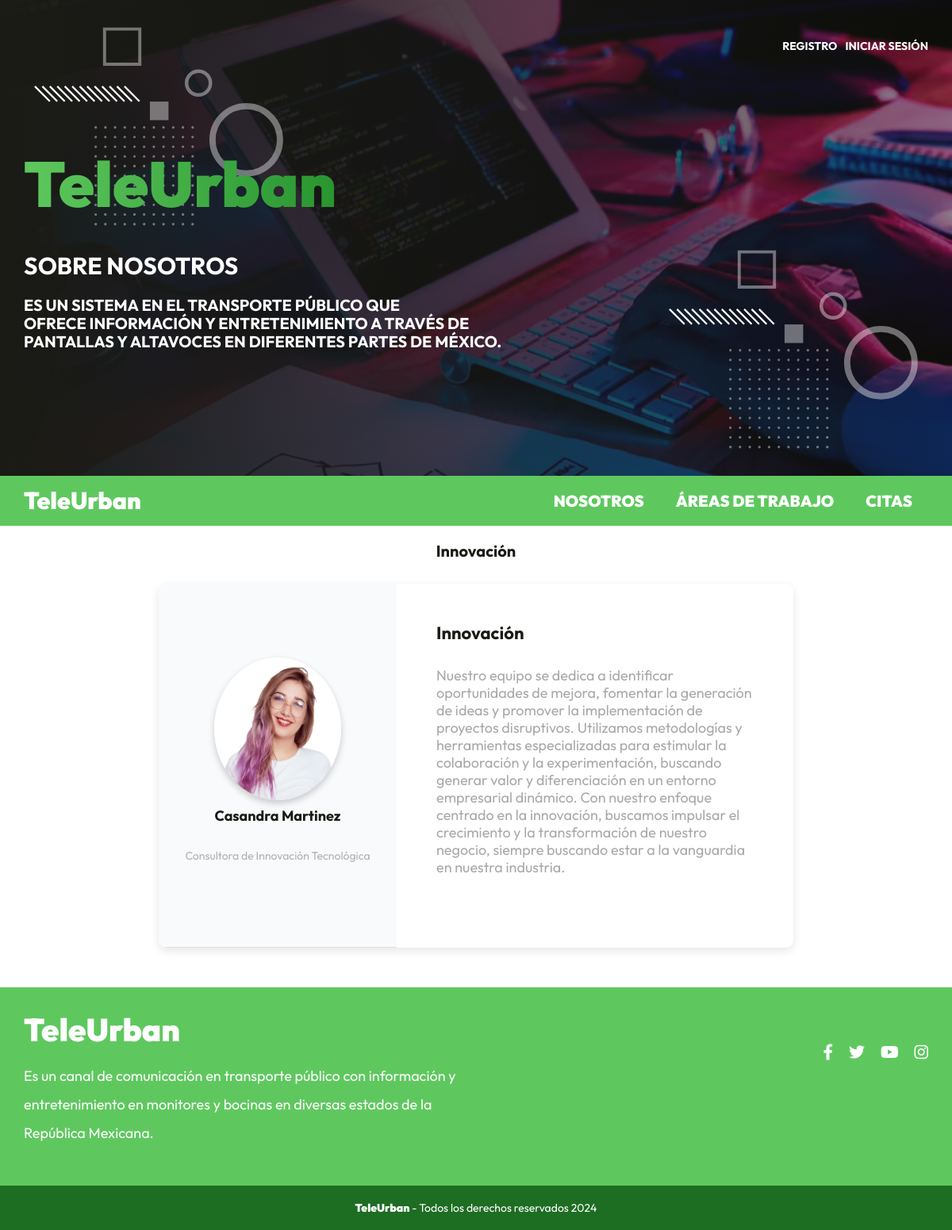
/departamento?id=5, run on the app's committed database.
### tables this page shows
CREATE TABLE `departamentos` (
  `id` bigint NOT NULL AUTO_INCREMENT,
  `nombre_departamento` varchar(250) NOT NULL,
  `id_encargado` bigint NOT NULL,
  `descripcion` text,
  `imagen` varchar(255) DEFAULT NULL,
  PRIMARY KEY (`id`),
  KEY `departamento_ibfk_1` (`id_encargado`),
  CONSTRAINT `departamentos_ibfk_1` FOREIGN KEY (`id_encargado`) REFERENCES `empleados` (`id`)
);

CREATE TABLE `empleados` (
  `id` bigint NOT NULL AUTO_INCREMENT,
  `nombre` varchar(40) DEFAULT NULL,
  `apellido` varchar(40) DEFAULT NULL,
  `ciudad` varchar(20) DEFAULT NULL,
  `pais` varchar(20) DEFAULT NULL,
  `puesto_trabajo` varchar(100) DEFAULT NULL,
  `tags` varchar(255) DEFAULT NULL,
  `redes_sociales` text,
  `imagen` varchar(255) DEFAULT NULL,
  PRIMARY KEY (`id`)
);

### controllers/DepartamentosController.php (called while the page is built, shortened)
<?php
class DepartamentosController {
    public static function detalle(Router $router) {
        $id = $_GET['id'];
        $id = filter_var($id, FILTER_VALIDATE_INT);
        $departamento = Departamento::find($id);
        $departamento->encargado = Empleado::find($departamento->id_encargado);
        $router->render('paginas/detalle-departamento', [
            'departamento' => $departamento
        ]);
    }
}

### public/index.php (called while the page is built, shortened)
<?php
$router = new Router();
$router->get('/login', [AuthController::class, 'login']);
$router->post('/login', [AuthController::class, 'login']);
$router->post('/logout', [AuthController::class, 'logout']);
$router->get('/registro', [AuthController::class, 'registro']);
$router->post('/registro', [AuthController::class, 'registro']);
$router->get('/olvide', [AuthController::class, 'olvide']);
$router->post('/olvide', [AuthController::class, 'olvide']);
$router->get('/reestablecer', [AuthController::class, 'reestablecer']);
$router->post('/reestablecer', [AuthController::class, 'reestablecer']);
$router->get('/mensaje', [AuthController::class, 'mensaje']);
$router->get('/confirmar-cuenta', [AuthController::class, 'confirmar']);
$router->get('/admin/dashboard', [DashboardController::class, 'index']);
$router->get('/admin/empleados', [EmpleadosController::class, 'index']);
$router->get('/admin/empleados/crear', [EmpleadosController::class, 'crear']);
$router->post('/admin/empleados/crear', [EmpleadosController::class, 'crear']);
$router->get('/admin/empleados/editar', [EmpleadosController::class, 'editar']);
$router->post('/admin/empleados/editar', [EmpleadosController::class, 'editar']);
$router->post('/admin/empleados/eliminar', [EmpleadosController::class, 'eliminar']);
$router->get('/admin/departamentos', [DepartamentosController::class, 'index']);
$router->get('/admin/departamentos/crear', [DepartamentosController::class, 'crear']);
$router->post('/admin/departamentos/crear', [DepartamentosController::class, 'crear']);
$router->get('/admin/departamentos/editar', [DepartamentosController::class, 'editar']);
$router->post('/admin/departamentos/editar', [DepartamentosController::class, 'editar']);
$router->post('/admin/departamentos/eliminar', [DepartamentosController::class, 'eliminar']);
$router->post('/admin/departamentos/publicar', [DepartamentosController::class, 'publicar']);
$router->post('/admin/registrados/aceptar', [EntrevistaController::class, 'aceptar']);
$router->post('/admin/registrados/rechazar', [EntrevistaController::class, 'rechazar']);
$router->get('/admin/registrados/cv', [EntrevistaController::class, 'cv']);
$router->get('/admin/registrados/ver', [EntrevistaController::class, 'verMasInformacion']);
$router->get('/', [PaginasController::class, 'index']);
$router->get('/teleurban', [PaginasController::class, 'nosotros']);
$router->get('/departamentos', [PaginasController::class, 'departamentos']);
$router->get('/departamento', [DepartamentosController::class, 'detalle']);
$router->get('/citas', [CitasController::class, 'crear']);
$router->post('/citas', [CitasController::class, 'crear']);
$router->post('/validar-fecha-hora', [CitasController::class, 'validarFechaHora']);
$router->get('/404', [PaginasController::class, 'error']);
$router->get('/entrevistas', [CitasController::class, 'listar']);
$router->get('/admin/registrados', [EntrevistaController::class, 'index']);
$router->get('/admin/registrados/editar', [EntrevistaController::class, 'editar']);
$router->post('/admin/registrados/editar', [EntrevistaController::class, 'editar']);
$router->post('/admin/registrados/eliminar', [EntrevistaController::class, 'eliminar']);
$router->comprobarRutas();

### models/ActiveRecord.php (called while the page is built, shortened)
<?php
class ActiveRecord {
    protected static $db;
    protected static $tabla = '';
    public static function setDB($database) {
        self::$db = $database;
    }
    public static function consultarSQL($query) {
        $resultado = self::$db->query($query);
        $array = [];
        while($registro = $resultado->fetch_assoc()) {
            $array[] = static::crearObjeto($registro);
        }
        return $array;
    }
    protected static function crearObjeto($registro) {
        $objeto = new static;
        foreach($registro as $key => $value ) {
            if(property_exists( $objeto, $key  )) {
                $objeto->$key = $value;
            }
        }
        return $objeto;
    }
    public static function find($id) {
        $query = "SELECT * FROM " . static::$tabla  ." WHERE id = {$id}";
        $resultado = self::consultarSQL($query);
        return array_shift( $resultado ) ;
    }
}

### views/paginas/detalle-departamento.php (the view)
<main class="detalle__container">
    <h1 class="detalle__titulo-pagina"><?php echo $departamento->nombre_departamento; ?></h1>
    <div class="detalle__tarjeta">
        <div class="detalle__perfil">
            <img src="/img/galeria/<?php echo $departamento->encargado->imagen; ?>.png" alt="Imagen de perfil" class="detalle__perfil-imagen">
            <p class="detalle__perfil-nombre"><?php echo $departamento->encargado->nombre . ' ' . $departamento->encargado->apellido; ?></p>
            <p class="detalle__perfil-cargo"><?php echo $departamento->encargado->puesto_trabajo; ?></p>
        </div>
        <div class="detalle__contenido">
            <div class="detalle__contenido-mascara">
                <h1 class="detalle__titulo"><?php echo $departamento->nombre_departamento; ?></h1>
                <p class="detalle__subtitulo">
                    <?php echo nl2br($departamento->descripcion); ?>
                </p>
            </div>
        </div>
    </div>
</main>

### public/build/css/app.css (style rules this page uses)
html { -webkit-text-size-adjust:100%;line-height:1.15 }
body { margin:0 }
main { display:block }
h1 { font-size:2em;margin:.67em 0 }
img { border-style:none }
html { box-sizing:border-box;font-size:62.5%;height:100% }
*,:after,:before { box-sizing:inherit }
body { font-family:Outfit,sans-serif;font-size:1.8rem }
img { height:auto;width:100% }
h1,h2,h3 { font-family:Outfit,sans-serif;font-weight:900;margin:2rem 0 }
h1 { font-size:4rem }
.detalle__container { margin:0 auto;padding:0 2rem;text-align:center;width:min(95%,140rem) }
@media (min-width:480px) { .detalle__container { padding:0 1rem } }
.detalle__titulo-pagina { color:#1a1b15;font-size:3rem;font-weight:700;margin:5rem 0;text-align:center }
@media (min-width:768px) { .detalle__titulo-pagina { font-size:2.5rem } }
@media (min-width:480px) { .detalle__titulo-pagina { font-size:2rem;margin:2rem 0 } }
.detalle__tarjeta { background-color:#fff;border-radius:1rem;box-shadow:0 .4rem 1.2rem rgba(0,0,0,.1);display:flex;flex-direction:column;margin:2rem auto;max-width:100%;overflow:hidden;transform-style:preserve-3d;transition:transform .3s ease,box-shadow .3s ease }
@media (min-width:768px) { .detalle__tarjeta { flex-direction:row } }
@media (min-width:1024px) { .detalle__tarjeta { flex-direction:row;margin:3rem auto;max-width:80rem } }
.detalle__perfil { align-items:center;background-color:#f8fafc;border-right:.1rem solid rgba(0,0,0,.1);display:flex;flex:0 0 24rem;flex-direction:column;justify-content:center;padding:2rem }
@media (min-width:480px) { .detalle__perfil { border-bottom:.1rem solid rgba(0,0,0,.1);border-right:none } }
@media (min-width:768px) { .detalle__perfil { flex:0 0 30rem } }
.detalle__perfil-imagen { border-radius:50%;box-shadow:0 .4rem .8rem rgba(0,0,0,.2);height:15.5rem;width:14rem }
@media (min-width:480px) { .detalle__perfil-imagen { height:13.5rem;width:12rem } }
@media (min-width:768px) { .detalle__perfil-imagen { height:18rem;width:16rem } }
.detalle__perfil-nombre { color:#1a1b15;font-size:1.6rem;font-weight:700;margin-top:1rem;text-align:center }
@media (min-width:480px) { .detalle__perfil-nombre { font-size:1.4rem } }
@media (min-width:768px) { .detalle__perfil-nombre { font-size:1.8rem } }
.detalle__perfil-cargo { color:#a9a9a9;font-size:1.2rem;opacity:.9;text-align:center }
@media (min-width:480px) { .detalle__perfil-cargo { font-size:1rem } }
@media (min-width:768px) { .detalle__perfil-cargo { font-size:1.4rem } }
.detalle__contenido { background-color:#fff;display:flex;flex:1;flex-direction:column;justify-content:center;padding:2rem }
@media (min-width:480px) { .detalle__contenido { padding:1.5rem } }
@media (min-width:768px) { .detalle__contenido { padding:2rem } }
.detalle__contenido-mascara { border-radius:1rem;display:flex;flex-direction:column;height:100%;justify-content:center;padding:4rem;text-align:left }
@media (min-width:480px) { .detalle__contenido-mascara { padding:2rem } }
@media (min-width:768px) { .detalle__contenido-mascara { padding:3rem } }
.detalle__titulo { color:#1a1b15;font-size:2.5rem;font-weight:700;margin:0 0 2rem }
@media (min-width:480px) { .detalle__titulo { font-size:2rem } }
@media (min-width:768px) { .detalle__titulo { font-size:2.2rem } }
.detalle__subtitulo { color:#a9a9a9;font-size:1.8rem;line-height:2.5rem;margin-top:1rem }
@media (min-width:480px) { .detalle__subtitulo { font-size:1.6rem;line-height:2rem } }
@media (min-width:768px) { .detalle__subtitulo { font-size:1.8rem;line-height:2.2rem } }

### data on the page
departamentos: nombre_departamento "Innovación", descripcion "Nuestro equipo se dedica a identificar oportunidades de mejora, fomentar la generación de ideas y promover la implementación de proyectos disruptivos. Utilizamos metodologías y herramientas especializadas para estimular la colaboración y la experimentación, buscando generar valor y diferenciación en un entorno empresarial dinámico. Con nuestro enfoque centrado en la innovación, buscamos impulsar el crecimiento y la transformación de nuestro negocio, siempre buscando estar a la vanguardia en nuestra industria."
empleados: imagen (picture), nombre "Casandra", apellido "Martinez", puesto_trabajo "Consultora de Innovación Tecnológica"
